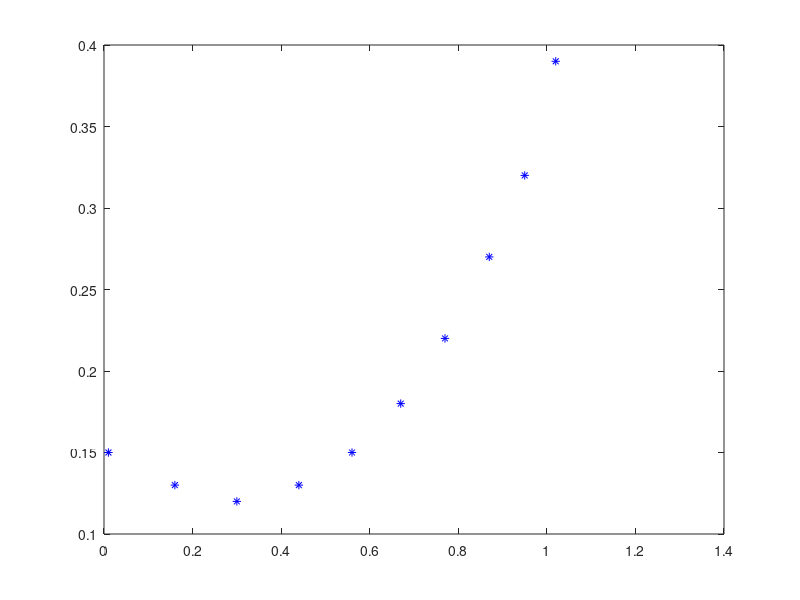

This figure's MATLAB source: (Note: this script raises an error after producing the figure.)
% % CodeName:SolvePro1.m
% % This code is meant to solve problem 1
%% Part (a)
% Initial data
x = [1.02 0.95 0.87 0.77 0.67 0.56 0.44 0.30 0.16 0.01]';
y = [0.39 0.32 0.27 0.22 0.18 0.15 0.13 0.12 0.13 0.15]';

% Least square
b = -ones(size(x));
A = [x.^2, x.*y, y.^2, x, y];
sol = A\b;
disp(sol)
% Plot
plot(x,y,'b*'); hold on
Z = sol(1)*X.^2 + sol(2)*X.*Y + sol(3)*Y.^2 + sol(4)*X + sol(5)*Y + 1;
[X,Y] = meshgrid(-1:0.1:2,0:0.1:1.5);
contour(X,Y,Z,[0,0]);hold on;
xlabel('X'); ylabel('Y')
axis([-1,1.5,0,1.5]);
%% Part (b)
x = x + 0.005*(2*rand(10,1)-1);
y = y + 0.005*(2*rand(10,1)-1);
b = -ones(size(x));
A = [x.^2, x.*y, y.^2, x, y];
sol = A\b;
Z = sol(1)*X.^2 + sol(2)*X.*Y + sol(3)*Y.^2 + sol(4)*X + sol(5)*Y + 1;
[X,Y] = meshgrid(-1:0.1:2,0:0.1:1.5);
contour(X,Y,Z,[0,0]);